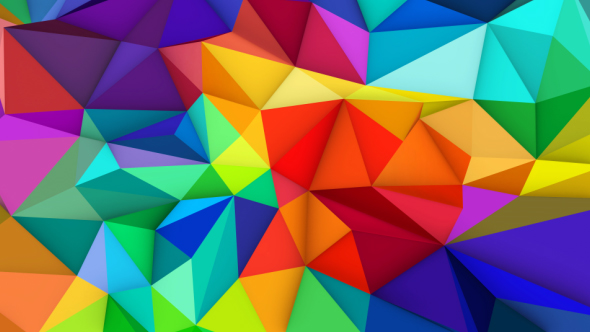
#> input picture Image_Segmentation/K-means Clustering/image.jpg, 590 x 332 px, found by its file name
$ python Kmean.py
#> lines starting #> are read from the running program, lines starting #| are printed output that depends on the picture
import numpy as np
import matplotlib.pyplot as plt
import cv2

# read the image
image = cv2.imread("/home/batman/Desktop/Computer vision/Image Segmentation/K-means clusterning/image.jpg")
#> image is the input picture: shape (332, 590, 3); mean B, G, R 102.4, 109, 119.1

#convert Image to RGB from BGR

image  = cv2.cvtColor(image, cv2.COLOR_BGR2RGB)

# reshape the image to a 2D array of pixels and 3 color values (RGB)
pixel_values = image.reshape((-1, 3))
# convert to float
pixel_values = np.float32(pixel_values)

print(pixel_values.shape)
#| (195880, 3)

# define stopping criteria
criteria = (cv2.TERM_CRITERIA_EPS + cv2.TERM_CRITERIA_MAX_ITER, 100, 0.2)

# number of clusters (K)
k = 14
_, labels, (centers) = cv2.kmeans(pixel_values, k, None, criteria, 10, cv2.KMEANS_RANDOM_CENTERS)
#> centers = 14 rows, first 8: [8.27, 182.8, 181.1], [27.33, 220.8, 220.2], [53.09, 27.92, 173.9], [16.63, 166.3, 72.92], [136.2, 225.9, 223.5], [216.7, 115, 13.18], [185.2, 62.09, 192.3], [60.27, 29.17, 104.3]

# convert back to 8 bit values
centers = np.uint8(centers)
#> centers = 14 rows, first 8: [8, 182, 181], [27, 220, 220], [53, 27, 173], [16, 166, 72], [136, 225, 223], [216, 114, 13], [185, 62, 192], [60, 29, 104]

# flatten the labels array
labels = labels.flatten()

# convert all pixels to the color of the centroids
segmented_image = centers[labels.flatten()]

# reshape back to the original image dimension
segmented_image = segmented_image.reshape(image.shape)
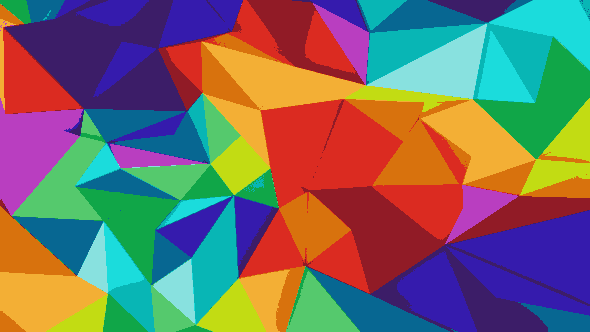
#> segmented_image: shape (332, 590, 3); mean R, G, B 118.7, 108.4, 101.9
# show the image
plt.imshow(segmented_image)
plt.show()


# disable only the cluster number 2 (turn the pixel into black)
masked_image = np.copy(image)
# convert to the shape of a vector of pixel values
masked_image = masked_image.reshape((-1, 3))
# color (i.e cluster) to disable
cluster = 2
masked_image[labels == cluster] = [0, 0, 0]
# convert back to original shape
masked_image = masked_image.reshape(image.shape)
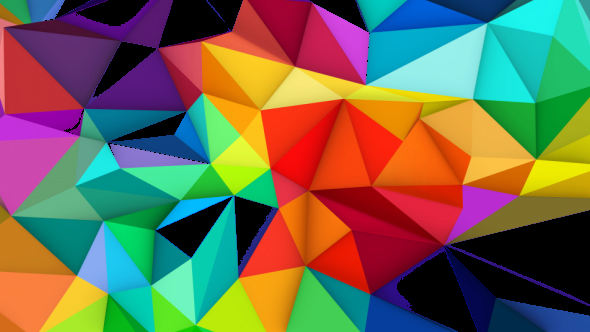
#> masked_image: shape (332, 590, 3); mean R, G, B 113, 105.8, 82.4
# show the image
plt.imshow(masked_image)
plt.show()
